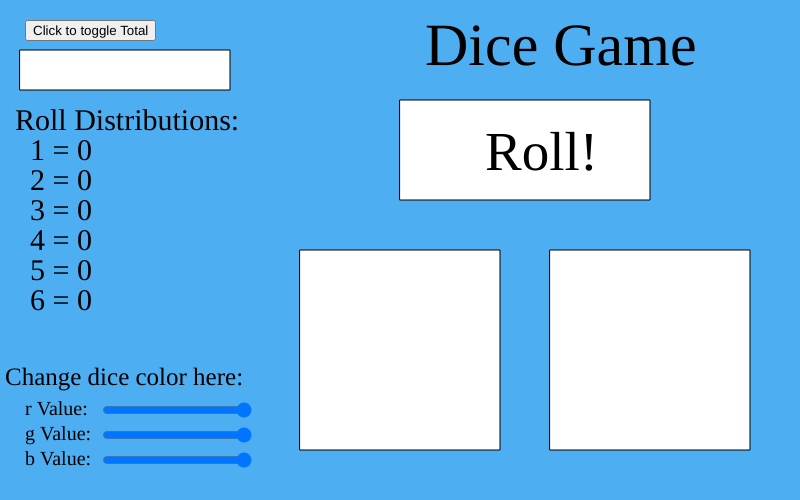
Frame 1 (no input)
Frame 60 (no input): identical to frame 1, image omitted
Frame 120 (the mouse pressed at the canvas centre since frame 60): identical to frame 1, image omitted

The p5.js sketch that drew this single still picture (run headless with seeded random() and noise() and a simulated clock; from frame 60 on, the mouse is pressed at the canvas centre):

// p5.js sketch
// ── sketch.js

var roll1 = 0;
var roll2 = 0;
var total;
//var totalArray = [];
var total1 = 0;
var total2 = 0;
var total3 = 0;
var total4 = 0;
var total5 = 0;
var total6 = 0;
var totalButton;
var showTotal = false;
var rslider, bslider, gslider;

function setup() {
  // put setup code here
  createCanvas(800,500);

  totalButton = createButton("Click to toggle Total");
  totalButton.position(25,20);
  totalButton.mousePressed(function(){
    showTotal = !showTotal;
  });

  rslider = createSlider(0,255,255);
  rslider.position(100,400);
  rslider.style('width','150px')

  gslider = createSlider(0,255,255);
  gslider.position(100,425);
  gslider.style('width','150px')

  bslider = createSlider(0,255,255);
  bslider.position(100,450);
  bslider.style('width','150px')

}//end setup

function draw() {
  textFont("Power Green");
  // put drawing code here

  rval = rslider.value();
  gval = gslider.value();
  bval = bslider.value();
  background(78,174,242);
  textSize(25);
  text("Change dice color here:",5,385);

  textSize(60);
  text("Dice Game", 425, 65);

  textSize(20);
  text("r Value:", 25, 415);
  text("g Value:", 25, 440);
  text("b Value:", 25, 465);

  textSize(30);
  text("Roll Distributions: ",15,130);
  text("1 = " + total1, 30, 160);
  text("2 = " + total2, 30, 190);
  text("3 = " + total3, 30, 220);
  text("4 = " + total4, 30, 250);
  text("5 = " + total5, 30, 280);
  text("6 = " + total6, 30, 310);

   fill(rval,gval,bval);
   //dice
   rect(300, 250, 200, 200);
   rect(550, 250, 200, 200);
   fill(0);

  if(roll1 == 1){
    fill(0);
    ellipse(400, 350, 20, 20);
  } else if (roll1 == 2) {
    fill(0);
    ellipse(325,275,20,20);
    ellipse(475,425,20,20);
  } else if (roll1 == 3) {
    fill(0);
    ellipse(325,275,20,20);
    ellipse(475,425,20,20);
    ellipse(400,350,20,20);
  } else if (roll1 == 4) {
    fill(0);
    ellipse(325,275,20,20);
    ellipse(475,425,20,20);
    ellipse(325,425,20,20);
    ellipse(475,275,20,20);
  } else if (roll1 == 5) {
    fill(0);
    ellipse(325,275,20,20);
    ellipse(475,425,20,20);
    ellipse(325,425,20,20);
    ellipse(475,275,20,20);
    ellipse(400,350,20,20);
  } else if (roll1 == 6) {
    fill(0);
    ellipse(325,275,20,20);
    ellipse(475,425,20,20);
    ellipse(325,425,20,20);
    ellipse(475,275,20,20);
    ellipse(325,350,20,20);
    ellipse(475,350,20,20);
  }

  if(roll2 == 1){
    fill(0);
    ellipse(650, 350, 20, 20);
  } else if (roll2 == 2) {
    fill(0);
    ellipse(575,275,20,20);
    ellipse(725,425,20,20);
  } else if (roll2 == 3) {
    fill(0);
    ellipse(575,275,20,20);
    ellipse(725,425,20,20);
    ellipse(650,350,20,20);
  } else if (roll2 == 4) {
    ellipse(575,275,20,20);
    ellipse(724,425,20,20);
    ellipse(575,425,20,20);
    ellipse(725,275,20,20);
  }else if (roll2 == 5) {
    fill(0);
    ellipse(575,275,20,20);
    ellipse(725,425,20,20);
    ellipse(575,425,20,20);
    ellipse(725,275,20,20);
    ellipse(650,350,20,20);
  } else if (roll2 == 6) {
    ellipse(575,275,20,20);
    ellipse(725,425,20,20);
    ellipse(575,425,20,20);
    ellipse(725,275,20,20);
    ellipse(575,350,20,20);
    ellipse(725,350,20,20);
  }

  fill(255);
  rect(20,50,210,40);
  if (showTotal == true) {
    total = roll1 + roll2;
    fill(0);
    textSize(30);
    text("The total is _" + total + "_", 25,80);

    text(roll1, 390, 475);
    text(roll2, 650, 475);
  }

  //roll button
  fill(255);
  rect(400, 100, 250, 100);
  fill(0);
  textSize(55);
  text("Roll!",485,170);
  if (mouseX > 400 && mouseX < 650 && mouseY > 100 && mouseY < 200) {
    rect(399,99,252,102);
    fill(255);
    textSize(60);
    text("Roll!",485,170);
    fill(0);
  }
}//end draw

function mousePressed(){
  if (mouseX > 400 && mouseX < 650 && mouseY > 100 && mouseY < 200) {
    roll1 = int(random(1,7));
    roll2 = int(random(1,7));

    if (roll1 == 1) {
      total1++;
    } else if (roll1 == 2) {
      total2++;
    } else if (roll1 == 3) {
      total3++;
    } else if (roll1 == 4) {
      total4++;
    } else if (roll1 == 5) {
      total5++;
    } else if (roll1 == 6) {
      total6++;
    }

    if (roll2 == 1) {
      total1++;
    } else if (roll2 == 2) {
      total2++;
    } else if (roll2 == 3) {
      total3++;
    } else if (roll2 == 4) {
      total4++;
    } else if (roll2 == 5) {
      total5++;
    } else if (roll2 == 6) {
      total6++;
    }

   }
}
